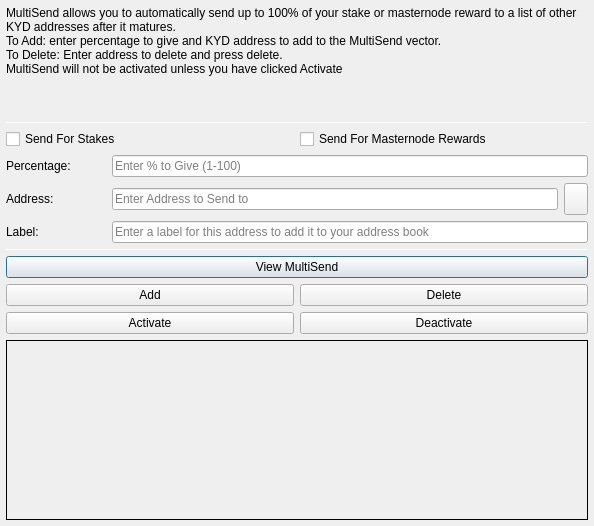
<?xml version="1.0" encoding="UTF-8"?>
<ui version="4.0">
 <class>MultiSendDialog</class>
 <widget class="QDialog" name="MultiSendDialog">
  <property name="windowModality">
   <enum>Qt::NonModal</enum>
  </property>
  <property name="geometry">
   <rect>
    <x>0</x>
    <y>0</y>
    <width>594</width>
    <height>526</height>
   </rect>
  </property>
  <property name="windowTitle">
   <string>MultiSend</string>
  </property>
  <layout class="QVBoxLayout" name="verticalLayout" stretch="0">
   <property name="leftMargin">
    <number>6</number>
   </property>
   <property name="topMargin">
    <number>6</number>
   </property>
   <property name="rightMargin">
    <number>6</number>
   </property>
   <property name="bottomMargin">
    <number>6</number>
   </property>
   <item>
    <layout class="QVBoxLayout" name="verticalLayout_Main" stretch="1,1,1,0,1,1,1">
     <item>
      <widget class="QLabel" name="label_2">
       <property name="lineWidth">
        <number>1</number>
       </property>
       <property name="text">
        <string>MultiSend allows you to automatically send up to 100% of your stake or masternode reward to a list of other KYD addresses after it matures.
To Add: enter percentage to give and KYD address to add to the MultiSend vector.
To Delete: Enter address to delete and press delete.
MultiSend will not be activated unless you have clicked Activate</string>
       </property>
       <property name="alignment">
        <set>Qt::AlignLeading|Qt::AlignLeft|Qt::AlignTop</set>
       </property>
       <property name="wordWrap">
        <bool>true</bool>
       </property>
      </widget>
     </item>
     <item>
      <widget class="Line" name="line">
       <property name="minimumSize">
        <size>
         <width>0</width>
         <height>1</height>
        </size>
       </property>
       <property name="maximumSize">
        <size>
         <width>16777215</width>
         <height>1</height>
        </size>
       </property>
       <property name="orientation">
        <enum>Qt::Horizontal</enum>
       </property>
      </widget>
     </item>
     <item>
      <layout class="QVBoxLayout" name="verticalLayout_Settings">
       <item>
        <layout class="QHBoxLayout" name="horizontalLayout">
         <item>
          <widget class="QCheckBox" name="multiSendStakeCheckBox">
           <property name="text">
            <string>Send For Stakes</string>
           </property>
          </widget>
         </item>
         <item>
          <widget class="QCheckBox" name="multiSendMasternodeCheckBox">
           <property name="text">
            <string>Send For Masternode Rewards</string>
           </property>
          </widget>
         </item>
        </layout>
       </item>
       <item>
        <layout class="QHBoxLayout" name="horizontalLayout_6">
         <item>
          <widget class="QLabel" name="label">
           <property name="minimumSize">
            <size>
             <width>100</width>
             <height>0</height>
            </size>
           </property>
           <property name="toolTip">
            <string>Percentage of stake to send</string>
           </property>
           <property name="text">
            <string>Percentage:</string>
           </property>
          </widget>
         </item>
         <item>
          <widget class="QLineEdit" name="multiSendPercentEdit">
           <property name="toolTip">
            <string>Enter whole numbers 1 - 100</string>
           </property>
           <property name="placeholderText">
            <string>Enter % to Give (1-100)</string>
           </property>
          </widget>
         </item>
        </layout>
       </item>
       <item>
        <layout class="QHBoxLayout" name="horizontalLayout_7">
         <item>
          <widget class="QLabel" name="label_5">
           <property name="minimumSize">
            <size>
             <width>100</width>
             <height>0</height>
            </size>
           </property>
           <property name="toolTip">
            <string>Address to send portion of stake to</string>
           </property>
           <property name="text">
            <string>Address:</string>
           </property>
          </widget>
         </item>
         <item>
          <widget class="QLineEdit" name="multiSendAddressEdit">
           <property name="toolTip">
            <string/>
           </property>
           <property name="placeholderText">
            <string>Enter Address to Send to</string>
           </property>
          </widget>
         </item>
         <item>
          <widget class="QToolButton" name="addressBookButton">
           <property name="maximumSize">
            <size>
             <width>16777215</width>
             <height>32</height>
            </size>
           </property>
           <property name="toolTip">
            <string>Choose an address from the address book</string>
           </property>
           <property name="text">
            <string/>
           </property>
           <property name="icon">
            <iconset resource="../kyd.qrc">
             <normaloff>:/icons/address-book</normaloff>:/icons/address-book</iconset>
           </property>
           <property name="shortcut">
            <string>Alt+A</string>
           </property>
          </widget>
         </item>
        </layout>
       </item>
      </layout>
     </item>
     <item>
      <layout class="QHBoxLayout" name="horizontalLayout_3">
       <item>
        <widget class="QLabel" name="label_3">
         <property name="minimumSize">
          <size>
           <width>100</width>
           <height>0</height>
          </size>
         </property>
         <property name="text">
          <string>Label:</string>
         </property>
        </widget>
       </item>
       <item>
        <widget class="QLineEdit" name="labelAddressLabelEdit">
         <property name="placeholderText">
          <string>Enter a label for this address to add it to your address book</string>
         </property>
        </widget>
       </item>
      </layout>
     </item>
     <item>
      <widget class="Line" name="line_2">
       <property name="minimumSize">
        <size>
         <width>0</width>
         <height>1</height>
        </size>
       </property>
       <property name="maximumSize">
        <size>
         <width>16777215</width>
         <height>1</height>
        </size>
       </property>
       <property name="orientation">
        <enum>Qt::Horizontal</enum>
       </property>
      </widget>
     </item>
     <item>
      <layout class="QVBoxLayout" name="verticalLayout_Buttons">
       <item>
        <layout class="QHBoxLayout" name="horizontalLayout_4">
         <item>
          <widget class="QPushButton" name="viewButton">
           <property name="toolTip">
            <string/>
           </property>
           <property name="statusTip">
            <string>View MultiSend Vector</string>
           </property>
           <property name="text">
            <string>View MultiSend</string>
           </property>
          </widget>
         </item>
        </layout>
       </item>
       <item>
        <layout class="QHBoxLayout" name="horizontalLayout_2">
         <item>
          <widget class="QPushButton" name="addButton">
           <property name="toolTip">
            <string/>
           </property>
           <property name="statusTip">
            <string>Add to MultiSend Vector</string>
           </property>
           <property name="text">
            <string>Add</string>
           </property>
          </widget>
         </item>
         <item>
          <widget class="QPushButton" name="deleteButton">
           <property name="toolTip">
            <string/>
           </property>
           <property name="statusTip">
            <string>Delete Address From MultiSend Vector</string>
           </property>
           <property name="text">
            <string>Delete</string>
           </property>
          </widget>
         </item>
        </layout>
       </item>
       <item>
        <layout class="QHBoxLayout" name="horizontalLayout_5">
         <item>
          <widget class="QPushButton" name="activateButton">
           <property name="statusTip">
            <string>Activate MultiSend</string>
           </property>
           <property name="text">
            <string>Activate</string>
           </property>
          </widget>
         </item>
         <item>
          <widget class="QPushButton" name="disableButton">
           <property name="statusTip">
            <string>Deactivate MultiSend</string>
           </property>
           <property name="text">
            <string>Deactivate</string>
           </property>
          </widget>
         </item>
        </layout>
       </item>
      </layout>
     </item>
     <item>
      <widget class="QLabel" name="message">
       <property name="minimumSize">
        <size>
         <width>0</width>
         <height>180</height>
        </size>
       </property>
       <property name="frameShape">
        <enum>QFrame::Panel</enum>
       </property>
       <property name="frameShadow">
        <enum>QFrame::Plain</enum>
       </property>
       <property name="lineWidth">
        <number>1</number>
       </property>
       <property name="midLineWidth">
        <number>1</number>
       </property>
       <property name="text">
        <string/>
       </property>
       <property name="alignment">
        <set>Qt::AlignLeading|Qt::AlignLeft|Qt::AlignTop</set>
       </property>
       <property name="wordWrap">
        <bool>true</bool>
       </property>
      </widget>
     </item>
    </layout>
   </item>
  </layout>
 </widget>
 <resources>
  <include location="../kyd.qrc"/>
 </resources>
 <connections/>
</ui>
